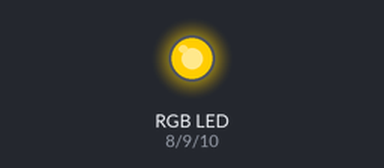
Simulated run of this sketch. Board: Arduino Uno, built with avr-gcc and run on an emulated ATmega328P. On the bench: an RGB LED mixed from three pins (HIGH = lit).

Above: at 0.15 s.
At 1.05 s:
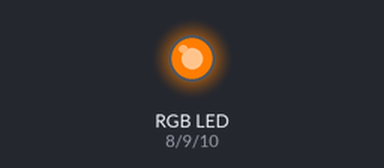
At 4.05 s:
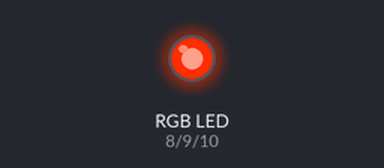
At 7.65 s:
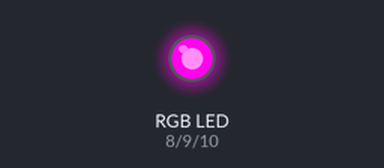
Timing chart, 0 to 7.6 s (numbered marks = the images above):
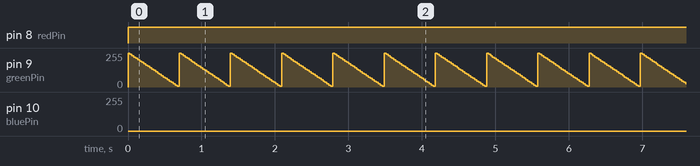

Measured:
- by itself, pin 8 (redPin): LOW → HIGH at 0.00 s
- by itself, pin 9 (greenPin): ramps from 255/255 to 5/255 and jumps back, once every 0.70 s

The sketch:

rgb.ino
```cpp
int redPin = 8;
int greenPin = 9;
int bluePin = 10;

void setup() {
  pinMode(redPin, OUTPUT);
  pinMode(greenPin, OUTPUT);
  pinMode(bluePin, OUTPUT);
}

void showcolor(int red, int green, int blue){
  red = 255 - red;
  green = 255 - green;
  blue = 255 - blue;

  analogWrite(redPin, red);
  analogWrite(greenPin, green);
  analogWrite(bluePin, blue);
}

void loop() {
  //showcolor(0,0,0);
  for(int i=0; i<256; i+=10){
    for(int j=0; j<255; j+=10){
      for(int k=0; k<255; k+=10){
        showcolor(i, j, k);
        delay(1);
      }
    }
  }
}
```
